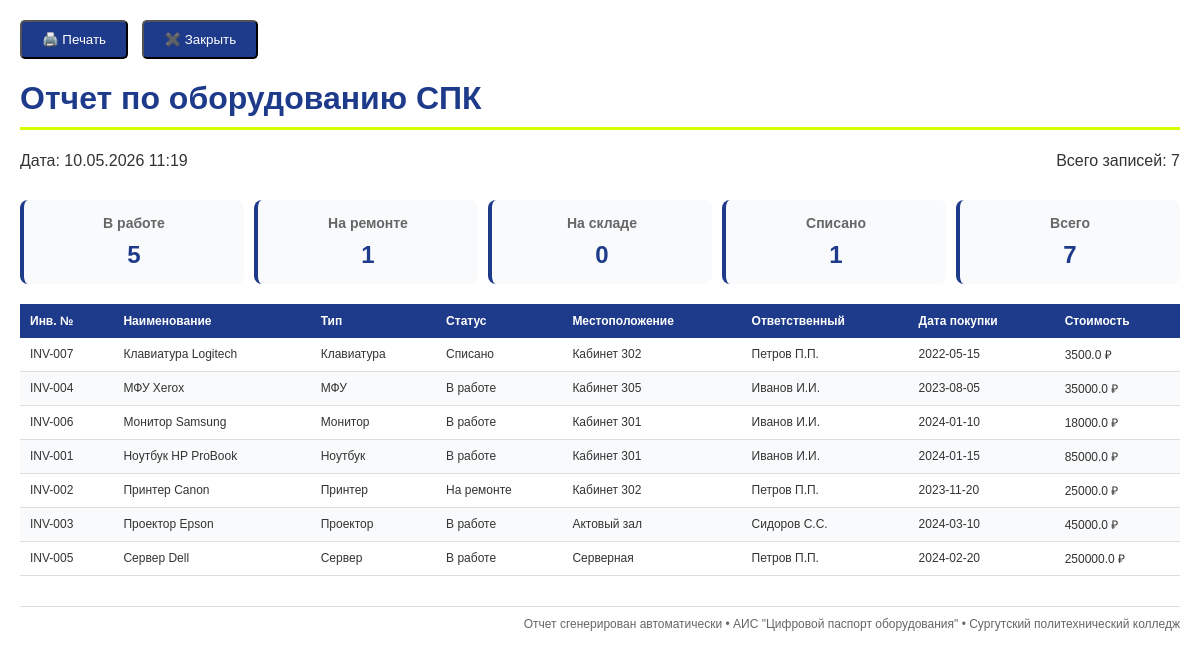
The app's page /print-report (signed in) with its own data.
### tables this page shows
CREATE TABLE equipment (
                id INTEGER PRIMARY KEY AUTOINCREMENT,
                name TEXT NOT NULL,
                type TEXT NOT NULL,
                inventory_number TEXT UNIQUE NOT NULL,
                rfid_tag TEXT UNIQUE,
                location TEXT,
                status TEXT DEFAULT 'В работе',
                purchase_date TEXT,
                warranty_months INTEGER,
                next_check_date TEXT,
                responsible_person TEXT,
                last_maintenance TEXT,
                notes TEXT,
                price REAL
            );

### app.py (the view)
@app.route('/print-report')
@login_required
def print_report():
    db = get_db()
    equipments = db.execute('SELECT * FROM equipment ORDER BY name').fetchall()
    total = len(equipments)
    in_repair = db.execute('SELECT COUNT(*) as c FROM equipment WHERE status="На ремонте"').fetchone()['c']
    working = db.execute('SELECT COUNT(*) as c FROM equipment WHERE status="В работе"').fetchone()['c']
    storage = db.execute('SELECT COUNT(*) as c FROM equipment WHERE status="На складе"').fetchone()['c']
    written_off = db.execute('SELECT COUNT(*) as c FROM equipment WHERE status="Списано"').fetchone()['c']
    return render_template('print_report.html',
                           equipments=equipments,
                           total=total,
                           in_repair=in_repair,
                           working=working,
                           storage=storage,
                           written_off=written_off,
                           now=datetime.now())

### app.py (called while the page is built)
def login_required(f):
    @wraps(f)
    def decorated_function(*args, **kwargs):
        if 'user_id' not in session:
            flash('Пожалуйста, войдите в систему', 'error')
            return redirect(url_for('login'))
        return f(*args, **kwargs)
    return decorated_function

def get_db():
    db = getattr(g, '_database', None)
    if db is None:
        db = g._database = sqlite3.connect(app.config['DATABASE'])
        db.row_factory = sqlite3.Row
    return db

@app.teardown_appcontext
def close_connection(exception):
    db = getattr(g, '_database', None)
    if db is not None:
        db.close()

@app.context_processor
def inject_now():
    return {'now': datetime.now()}

@app.context_processor
def inject_user():
    return {'session': session}

### templates/print_report.html (shortened to what this page needs)
<!DOCTYPE html>
<html lang="ru">
<head>
</head>
<body>
    <div class="no-print">
        <button class="btn" onclick="window.print()">🖨️ Печать</button>
        <button class="btn" onclick="window.close()">✖️ Закрыть</button>
    </div>
    <h1>Отчет по оборудованию СПК</h1>
    <div class="header">
        <div>Дата: {{ now.strftime('%d.%m.%Y %H:%M') }}</div>
        <div>Всего записей: {{ total }}</div>
    </div>
    <div class="stats">
        <div class="stat-card">
            <h3>В работе</h3>
            <div class="number">{{ working }}</div>
        </div>
        <div class="stat-card">
            <h3>На ремонте</h3>
            <div class="number">{{ in_repair }}</div>
        </div>
        <div class="stat-card">
            <h3>На складе</h3>
            <div class="number">{{ storage }}</div>
        </div>
        <div class="stat-card">
            <h3>Списано</h3>
            <div class="number">{{ written_off }}</div>
        </div>
        <div class="stat-card">
            <h3>Всего</h3>
            <div class="number">{{ total }}</div>
        </div>
    </div>
    <table>
        <thead>
            <tr>
                <th>Инв. №</th>
                <th>Наименование</th>
                <th>Тип</th>
                <th>Статус</th>
                <th>Местоположение</th>
                <th>Ответственный</th>
                <th>Дата покупки</th>
                <th>Стоимость</th>
            </tr>
        </thead>
        <tbody>
            {% for item in equipments %}
            <tr>
                <td>{{ item.inventory_number }}</td>
                <td>{{ item.name }}</td>
                <td>{{ item.type }}</td>
                <td>{{ item.status }}</td>
                <td>{{ item.location or '-' }}</td>
                <td>{{ item.responsible_person or '-' }}</td>
                <td>{{ item.purchase_date or '-' }}</td>
                <td>{{ item.price or '0' }} ₽</td>
            </tr>
            {% endfor %}
        </tbody>
    </table>
    <div class="footer">
        Отчет сгенерирован автоматически • АИС "Цифровой паспорт оборудования" • Сургутский политехнический колледж
    </div>
</body>
</html>

### templates/print_report.html (style rules this page uses)
body { font-family: Arial, sans-serif; margin: 20px; color: #333; }
h1 { color: #1e3a8a; border-bottom: 3px solid #d4ff00; padding-bottom: 10px; }
.header { display: flex; justify-content: space-between; margin-bottom: 30px; }
.stats { display: grid; grid-template-columns: repeat(5, 1fr); gap: 10px; margin: 20px 0; }
.stat-card { background: #f8fafc; padding: 15px; border-radius: 8px; text-align: center; border-left: 4px solid #1e3a8a; }
.stat-card h3 { margin: 0 0 10px 0; font-size: 14px; color: #666; }
.stat-card .number { font-size: 24px; font-weight: bold; color: #1e3a8a; }
table { width: 100%; border-collapse: collapse; margin-top: 20px; font-size: 12px; }
th { background: #1e3a8a; color: white; padding: 10px; text-align: left; }
td { padding: 8px 10px; border-bottom: 1px solid #ddd; }
tr:nth-child(even) { background: #f9fafb; }
.footer { margin-top: 30px; text-align: right; font-size: 12px; color: #666; border-top: 1px solid #ddd; padding-top: 10px; }
.no-print { margin-bottom: 20px; }
.btn { background: #1e3a8a; color: white; padding: 10px 20px; text-decoration: none; border-radius: 5px; display: inline-block; margin-right: 10px; }

### records on screen
equipment: inventory_number "INV-007", name "Клавиатура Logitech", type "Клавиатура", status "Списано", location "Кабинет 302", responsible_person "Петров П.П.", purchase_date "2022-05-15", price "3500.0"
equipment: inventory_number "INV-004", name "МФУ Xerox", type "МФУ", status "В работе", location "Кабинет 305", responsible_person "Иванов И.И.", purchase_date "2023-08-05", price "35000.0"
equipment: inventory_number "INV-006", name "Монитор Samsung", type "Монитор", status "В работе", location "Кабинет 301", responsible_person "Иванов И.И.", purchase_date "2024-01-10", price "18000.0"
equipment: inventory_number "INV-001", name "Ноутбук HP ProBook", type "Ноутбук", status "В работе", location "Кабинет 301", responsible_person "Иванов И.И.", purchase_date "2024-01-15", price "85000.0"
equipment: inventory_number "INV-002", name "Принтер Canon", type "Принтер", status "На ремонте", location "Кабинет 302", responsible_person "Петров П.П.", purchase_date "2023-11-20", price "25000.0"
equipment: inventory_number "INV-003", name "Проектор Epson", type "Проектор", status "В работе", location "Актовый зал", responsible_person "Сидоров С.С.", purchase_date "2024-03-10", price "45000.0"
equipment: inventory_number "INV-005", name "Сервер Dell", type "Сервер", status "В работе", location "Серверная", responsible_person "Петров П.П.", purchase_date "2024-02-20", price "250000.0"

### other values on screen
{{ total }} "7"
{{ working }} "5"
{{ in_repair }} "1"
{{ storage }} "0"
{{ written_off }} "1"
